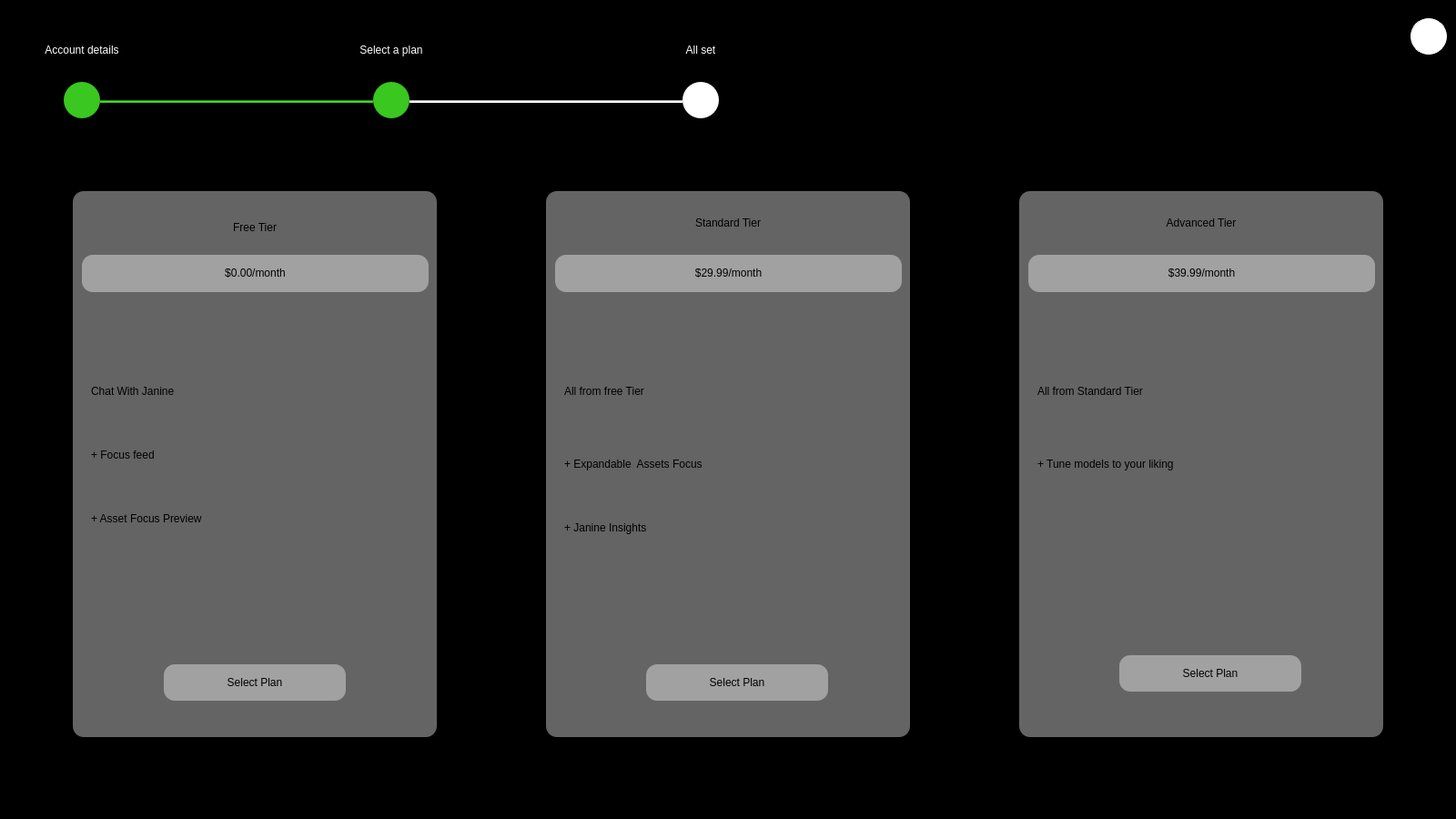
<?xml version="1.0" encoding="UTF-8"?>
<ui version="4.0">
 <class>Form</class>
 <widget class="QWidget" name="Form">
  <property name="geometry">
   <rect>
    <x>0</x>
    <y>0</y>
    <width>1600</width>
    <height>900</height>
   </rect>
  </property>
  <property name="windowTitle">
   <string>Form</string>
  </property>
  <property name="styleSheet">
   <string notr="true">background: none;
background-color: rgb(0, 0, 0);</string>
  </property>
  <widget class="QWidget" name="widget" native="true">
   <property name="geometry">
    <rect>
     <x>80</x>
     <y>210</y>
     <width>400</width>
     <height>600</height>
    </rect>
   </property>
   <property name="styleSheet">
    <string notr="true">background-color: rgba(255, 255, 255, 100);
border-radius: 12px;</string>
   </property>
   <widget class="QLabel" name="FreeTierTitle">
    <property name="geometry">
     <rect>
      <x>10</x>
      <y>20</y>
      <width>380</width>
      <height>40</height>
     </rect>
    </property>
    <property name="styleSheet">
     <string notr="true">background: none;
</string>
    </property>
    <property name="text">
     <string>&lt;html&gt;&lt;head/&gt;&lt;body&gt;&lt;p align=&quot;center&quot;&gt;Free Tier&lt;/p&gt;&lt;/body&gt;&lt;/html&gt;</string>
    </property>
   </widget>
   <widget class="QLabel" name="FreeTierPrice">
    <property name="geometry">
     <rect>
      <x>10</x>
      <y>70</y>
      <width>381</width>
      <height>41</height>
     </rect>
    </property>
    <property name="styleSheet">
     <string notr="true"/>
    </property>
    <property name="text">
     <string>&lt;html&gt;&lt;head/&gt;&lt;body&gt;&lt;p align=&quot;center&quot;&gt;$0.00/month&lt;/p&gt;&lt;/body&gt;&lt;/html&gt;</string>
    </property>
   </widget>
   <widget class="QLabel" name="freelabel1">
    <property name="geometry">
     <rect>
      <x>20</x>
      <y>210</y>
      <width>341</width>
      <height>20</height>
     </rect>
    </property>
    <property name="styleSheet">
     <string notr="true">background: none;</string>
    </property>
    <property name="text">
     <string>Chat With Janine</string>
    </property>
   </widget>
   <widget class="QLabel" name="freelabel2">
    <property name="geometry">
     <rect>
      <x>20</x>
      <y>280</y>
      <width>341</width>
      <height>20</height>
     </rect>
    </property>
    <property name="styleSheet">
     <string notr="true">background: none;</string>
    </property>
    <property name="text">
     <string>+ Focus feed</string>
    </property>
   </widget>
   <widget class="QLabel" name="freelabel3">
    <property name="geometry">
     <rect>
      <x>20</x>
      <y>350</y>
      <width>341</width>
      <height>20</height>
     </rect>
    </property>
    <property name="styleSheet">
     <string notr="true">background: none;</string>
    </property>
    <property name="text">
     <string>+ Asset Focus Preview</string>
    </property>
   </widget>
   <widget class="QPushButton" name="freeTierButton">
    <property name="geometry">
     <rect>
      <x>100</x>
      <y>520</y>
      <width>200</width>
      <height>40</height>
     </rect>
    </property>
    <property name="text">
     <string>Select Plan</string>
    </property>
   </widget>
  </widget>
  <widget class="QPushButton" name="close_">
   <property name="geometry">
    <rect>
     <x>1550</x>
     <y>20</y>
     <width>40</width>
     <height>40</height>
    </rect>
   </property>
   <property name="styleSheet">
    <string notr="true">background-color: rgb(255, 255, 255);
border: none;
border-radius: 20px;
border-width: 1px;
border-color: rgb(255, 255, 255);
border-style: solid;</string>
   </property>
   <property name="text">
    <string/>
   </property>
   <property name="icon">
    <iconset>
     <normaloff>../icons/remove-button.png</normaloff>../icons/remove-button.png</iconset>
   </property>
   <property name="iconSize">
    <size>
     <width>36</width>
     <height>36</height>
    </size>
   </property>
  </widget>
  <widget class="QWidget" name="widget_2" native="true">
   <property name="geometry">
    <rect>
     <x>1120</x>
     <y>210</y>
     <width>400</width>
     <height>600</height>
    </rect>
   </property>
   <property name="styleSheet">
    <string notr="true">background-color: rgba(255, 255, 255, 100);
border-radius: 12px;</string>
   </property>
   <widget class="QLabel" name="AdvancedTierTitle">
    <property name="geometry">
     <rect>
      <x>10</x>
      <y>20</y>
      <width>380</width>
      <height>31</height>
     </rect>
    </property>
    <property name="styleSheet">
     <string notr="true">background: none;
border: none;</string>
    </property>
    <property name="text">
     <string>&lt;html&gt;&lt;head/&gt;&lt;body&gt;&lt;p align=&quot;center&quot;&gt;Advanced Tier&lt;/p&gt;&lt;/body&gt;&lt;/html&gt;</string>
    </property>
   </widget>
   <widget class="QLabel" name="AdvancedTierPrice">
    <property name="geometry">
     <rect>
      <x>10</x>
      <y>70</y>
      <width>381</width>
      <height>41</height>
     </rect>
    </property>
    <property name="styleSheet">
     <string notr="true"/>
    </property>
    <property name="text">
     <string>&lt;html&gt;&lt;head/&gt;&lt;body&gt;&lt;p align=&quot;center&quot;&gt;$39.99/month&lt;/p&gt;&lt;/body&gt;&lt;/html&gt;</string>
    </property>
   </widget>
   <widget class="QLabel" name="advlabel1">
    <property name="geometry">
     <rect>
      <x>20</x>
      <y>210</y>
      <width>351</width>
      <height>20</height>
     </rect>
    </property>
    <property name="styleSheet">
     <string notr="true">background: none;</string>
    </property>
    <property name="text">
     <string>All from Standard Tier</string>
    </property>
   </widget>
   <widget class="QLabel" name="advlabel2">
    <property name="geometry">
     <rect>
      <x>20</x>
      <y>290</y>
      <width>351</width>
      <height>20</height>
     </rect>
    </property>
    <property name="whatsThis">
     <string>&lt;html&gt;&lt;head/&gt;&lt;body&gt;&lt;p&gt;background: none;&lt;/p&gt;&lt;/body&gt;&lt;/html&gt;</string>
    </property>
    <property name="styleSheet">
     <string notr="true">background: none;</string>
    </property>
    <property name="text">
     <string>+ Tune models to your liking</string>
    </property>
   </widget>
   <widget class="QPushButton" name="advancedTierButton">
    <property name="geometry">
     <rect>
      <x>110</x>
      <y>510</y>
      <width>200</width>
      <height>40</height>
     </rect>
    </property>
    <property name="text">
     <string>Select Plan</string>
    </property>
   </widget>
  </widget>
  <widget class="QWidget" name="widget_3" native="true">
   <property name="geometry">
    <rect>
     <x>600</x>
     <y>210</y>
     <width>400</width>
     <height>600</height>
    </rect>
   </property>
   <property name="styleSheet">
    <string notr="true">background-color: rgba(255, 255, 255, 100);
border-radius: 12px;</string>
   </property>
   <widget class="QLabel" name="StandardTierTitle">
    <property name="geometry">
     <rect>
      <x>10</x>
      <y>20</y>
      <width>380</width>
      <height>31</height>
     </rect>
    </property>
    <property name="styleSheet">
     <string notr="true">background: none;
border: none;</string>
    </property>
    <property name="text">
     <string>&lt;html&gt;&lt;head/&gt;&lt;body&gt;&lt;p align=&quot;center&quot;&gt;Standard Tier&lt;/p&gt;&lt;/body&gt;&lt;/html&gt;</string>
    </property>
   </widget>
   <widget class="QLabel" name="StandardTierPrice">
    <property name="geometry">
     <rect>
      <x>10</x>
      <y>70</y>
      <width>381</width>
      <height>41</height>
     </rect>
    </property>
    <property name="styleSheet">
     <string notr="true"/>
    </property>
    <property name="text">
     <string>&lt;html&gt;&lt;head/&gt;&lt;body&gt;&lt;p align=&quot;center&quot;&gt;$29.99/month&lt;/p&gt;&lt;/body&gt;&lt;/html&gt;</string>
    </property>
   </widget>
   <widget class="QLabel" name="stdlabel1">
    <property name="geometry">
     <rect>
      <x>20</x>
      <y>210</y>
      <width>351</width>
      <height>20</height>
     </rect>
    </property>
    <property name="styleSheet">
     <string notr="true">background: none;</string>
    </property>
    <property name="text">
     <string>All from free Tier</string>
    </property>
   </widget>
   <widget class="QLabel" name="stdlabel2">
    <property name="geometry">
     <rect>
      <x>20</x>
      <y>290</y>
      <width>351</width>
      <height>20</height>
     </rect>
    </property>
    <property name="styleSheet">
     <string notr="true">background: none;</string>
    </property>
    <property name="text">
     <string>+ Expandable  Assets Focus</string>
    </property>
   </widget>
   <widget class="QLabel" name="stdlabel3">
    <property name="geometry">
     <rect>
      <x>20</x>
      <y>360</y>
      <width>351</width>
      <height>20</height>
     </rect>
    </property>
    <property name="styleSheet">
     <string notr="true">background: none;</string>
    </property>
    <property name="text">
     <string>+ Janine Insights</string>
    </property>
   </widget>
   <widget class="QPushButton" name="standardTierButton">
    <property name="geometry">
     <rect>
      <x>110</x>
      <y>520</y>
      <width>200</width>
      <height>40</height>
     </rect>
    </property>
    <property name="text">
     <string>Select Plan</string>
    </property>
   </widget>
  </widget>
  <widget class="QPushButton" name="pushButton_7">
   <property name="geometry">
    <rect>
     <x>410</x>
     <y>90</y>
     <width>40</width>
     <height>40</height>
    </rect>
   </property>
   <property name="styleSheet">
    <string notr="true">background-color: rgb(57, 199, 32);
border: none;
border-radius: 20px;</string>
   </property>
   <property name="text">
    <string/>
   </property>
   <property name="icon">
    <iconset>
     <normaloff>../icons/number-2.png</normaloff>../icons/number-2.png</iconset>
   </property>
   <property name="iconSize">
    <size>
     <width>40</width>
     <height>40</height>
    </size>
   </property>
  </widget>
  <widget class="Line" name="line_3">
   <property name="geometry">
    <rect>
     <x>450</x>
     <y>110</y>
     <width>300</width>
     <height>3</height>
    </rect>
   </property>
   <property name="styleSheet">
    <string notr="true">background-color: rgb(255, 255, 255);</string>
   </property>
   <property name="orientation">
    <enum>Qt::Horizontal</enum>
   </property>
  </widget>
  <widget class="QLabel" name="label_6">
   <property name="geometry">
    <rect>
     <x>380</x>
     <y>30</y>
     <width>100</width>
     <height>50</height>
    </rect>
   </property>
   <property name="styleSheet">
    <string notr="true">color: rgb(255, 255, 255);
font: 57 9pt &quot;Quicksand Medium&quot;;</string>
   </property>
   <property name="text">
    <string>&lt;html&gt;&lt;head/&gt;&lt;body&gt;&lt;p align=&quot;center&quot;&gt;Select a plan&lt;/p&gt;&lt;/body&gt;&lt;/html&gt;</string>
   </property>
   <property name="wordWrap">
    <bool>true</bool>
   </property>
  </widget>
  <widget class="QPushButton" name="pushButton_8">
   <property name="geometry">
    <rect>
     <x>750</x>
     <y>90</y>
     <width>40</width>
     <height>40</height>
    </rect>
   </property>
   <property name="styleSheet">
    <string notr="true">background-color: rgb(255, 255, 255);
border: none;
border-radius: 20px;</string>
   </property>
   <property name="text">
    <string/>
   </property>
   <property name="icon">
    <iconset>
     <normaloff>../icons/number-3.png</normaloff>../icons/number-3.png</iconset>
   </property>
   <property name="iconSize">
    <size>
     <width>40</width>
     <height>40</height>
    </size>
   </property>
  </widget>
  <widget class="Line" name="line_2">
   <property name="geometry">
    <rect>
     <x>110</x>
     <y>110</y>
     <width>300</width>
     <height>3</height>
    </rect>
   </property>
   <property name="styleSheet">
    <string notr="true">background-color: rgb(57, 199, 32);
</string>
   </property>
   <property name="orientation">
    <enum>Qt::Horizontal</enum>
   </property>
  </widget>
  <widget class="QLabel" name="label_7">
   <property name="geometry">
    <rect>
     <x>720</x>
     <y>30</y>
     <width>100</width>
     <height>50</height>
    </rect>
   </property>
   <property name="styleSheet">
    <string notr="true">color: rgb(255, 255, 255);
font: 57 9pt &quot;Quicksand Medium&quot;;</string>
   </property>
   <property name="text">
    <string>&lt;html&gt;&lt;head/&gt;&lt;body&gt;&lt;p align=&quot;center&quot;&gt;All set&lt;/p&gt;&lt;/body&gt;&lt;/html&gt;</string>
   </property>
   <property name="wordWrap">
    <bool>true</bool>
   </property>
  </widget>
  <widget class="QPushButton" name="pushButton_6">
   <property name="geometry">
    <rect>
     <x>70</x>
     <y>90</y>
     <width>40</width>
     <height>40</height>
    </rect>
   </property>
   <property name="styleSheet">
    <string notr="true">background-color: rgb(57, 199, 32);
border: none;
border-radius: 20px;</string>
   </property>
   <property name="text">
    <string/>
   </property>
   <property name="icon">
    <iconset>
     <normaloff>../icons/number-1.png</normaloff>../icons/number-1.png</iconset>
   </property>
   <property name="iconSize">
    <size>
     <width>40</width>
     <height>40</height>
    </size>
   </property>
  </widget>
  <widget class="QLabel" name="label_5">
   <property name="geometry">
    <rect>
     <x>40</x>
     <y>30</y>
     <width>100</width>
     <height>50</height>
    </rect>
   </property>
   <property name="styleSheet">
    <string notr="true">color: rgb(255, 255, 255);
font: 57 9pt &quot;Quicksand Medium&quot;;</string>
   </property>
   <property name="text">
    <string>&lt;html&gt;&lt;head/&gt;&lt;body&gt;&lt;p align=&quot;center&quot;&gt;Account details&lt;/p&gt;&lt;/body&gt;&lt;/html&gt;</string>
   </property>
   <property name="wordWrap">
    <bool>true</bool>
   </property>
  </widget>
 </widget>
 <resources/>
 <connections/>
</ui>
